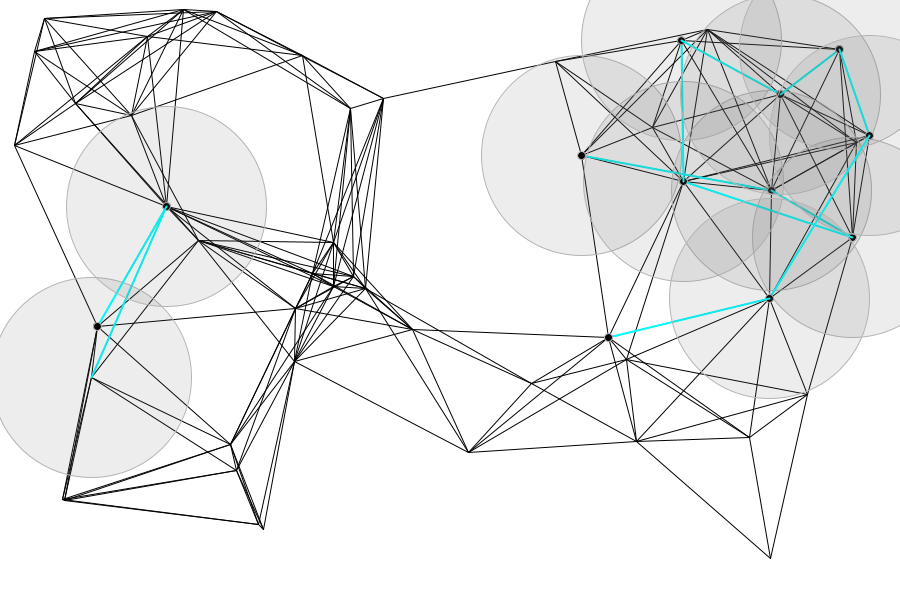
Frame 1 (no input)
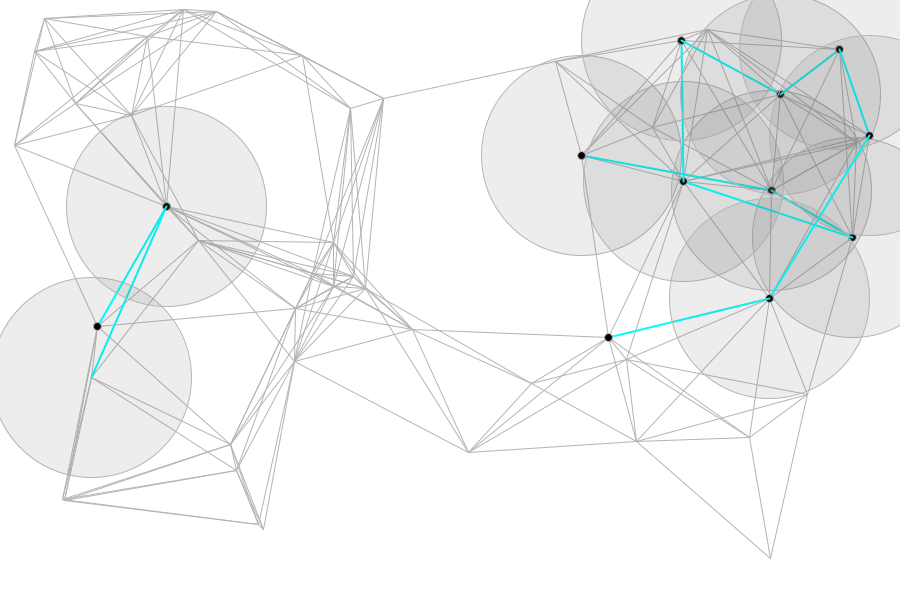
Frame 60 (the mouse pressed at the canvas centre just before this capture)
Frame 120 (the mouse held since frame 60 and released just before this capture): identical to frame 60, image omitted

The Processing sketch that drew these frames (run headless with seeded random() and noise(); from frame 60 on, the mouse is pressed at the canvas centre):

// Processing sketch: processing_107988
// ── processing_107988.pde

ArrayList points = new ArrayList();
ArrayList posX;
ArrayList posY;
int distance = 200;
float m;
float n;
int i=0;
int j=0;

void setup() {
  size(900, 600);
  background(255);
  fill(0);
  smooth();
  for (int i = 0; i <50; i++) {
    PVector point = new PVector(random(0, width), random(0, height));
    points.add(point);
  };
    
}
//void mousePressed() { 
//  PVector point= new PVector(mouseX, mouseY);
//  points.add(point);
//  m=mouseX;
//  n=mouseY;
//   PVector pointFromArrayI = (PVector) points.get(points.size()-1);
//    for (int j = 0; j < points.size(); j++) {
//        
//        float pointXvalueI = pointFromArrayI.x;
//        float pointYvalueI = pointFromArrayI.y;
// 
//        PVector pointFromArrayJ = (PVector) points.get(j);
//        float pointXvalueJ = pointFromArrayJ.x;
//        float pointYvalueJ = pointFromArrayJ.y;
// 
//        float distPoints = dist(pointXvalueI, pointYvalueI, pointXvalueJ, pointYvalueJ);
//        if (distPoints <= distance) {
//          line(pointXvalueI, pointYvalueI, pointXvalueJ, pointYvalueJ);
//        }
//      }
//      //above is for caculating number;
//}
// 
 
void draw() {
   noFill();
  strokeWeight(1);
  background(255);
  for (int i = 0; i < points.size(); i++) {
    for (int j = 0; j < i; j++) {
      if (i != j) {
        PVector pointFromArrayI = (PVector) points.get(i);
        float pointXvalueI = pointFromArrayI.x;
        float pointYvalueI = pointFromArrayI.y;
 
        PVector pointFromArrayJ = (PVector) points.get(j);
        float pointXvalueJ = pointFromArrayJ.x;
        float pointYvalueJ = pointFromArrayJ.y;
 
        float distPoints = dist(pointXvalueI, pointYvalueI, pointXvalueJ, pointYvalueJ);
        if (distPoints <= distance) {
          line(pointXvalueI, pointYvalueI, pointXvalueJ, pointYvalueJ);
           
        }
      }
    }
  };
//  PVector pointStart= new PVector(0, 0);
//  points.add(pointStart);
//  PVector pointEnd= new PVector(width, height);
//  points.add(pointEnd);
   for (i=0;i < points.size(); i++) {
    for (j=i; j < points.size(); j++) {
      if (i != j) { 
        PVector pointFromArrayI = (PVector) points.get(i);
        float pointXvalueI = pointFromArrayI.x;
        float pointYvalueI = pointFromArrayI.y;
 
        PVector pointFromArrayJ = (PVector) points.get(j);
        float pointXvalueJ = pointFromArrayJ.x;
        float pointYvalueJ = pointFromArrayJ.y;
 
        float distPoints = dist(pointXvalueI, pointYvalueI, pointXvalueJ, pointYvalueJ);
        if (distPoints <= distance) {
              stroke(0,255,255);
           strokeWeight(2);
          line(pointXvalueI, pointYvalueI, pointXvalueJ, pointYvalueJ);
            stroke(180);
           strokeWeight(1);
          fill(100,30);
          ellipse(pointXvalueI,pointYvalueI,distance,distance); 
          fill(0);
          ellipse(pointXvalueJ,pointYvalueJ,8,8);       
     
          i=j;  
        
        println(i);  
        println(j);      
        }
      }
    }
  };
  fill(0);
   PVector pointStart = (PVector) points.get(0);
     PVector pointEnd = (PVector) points.get(49);
   ellipse(pointStart.x,pointStart.y,8,8);
   noFill();
//  for (int m = 0; m < points.size(); m++) {
//    fill(0);
//    PVector pointFromArrayI = (PVector) points.get(i);
//     float pointXvalueI = pointFromArrayI.x;
//     float pointYvalueI = pointFromArrayI.y;
//  ellipse(pointFromArrayI.x,pointFromArrayI.y,8,8);
//};
}
